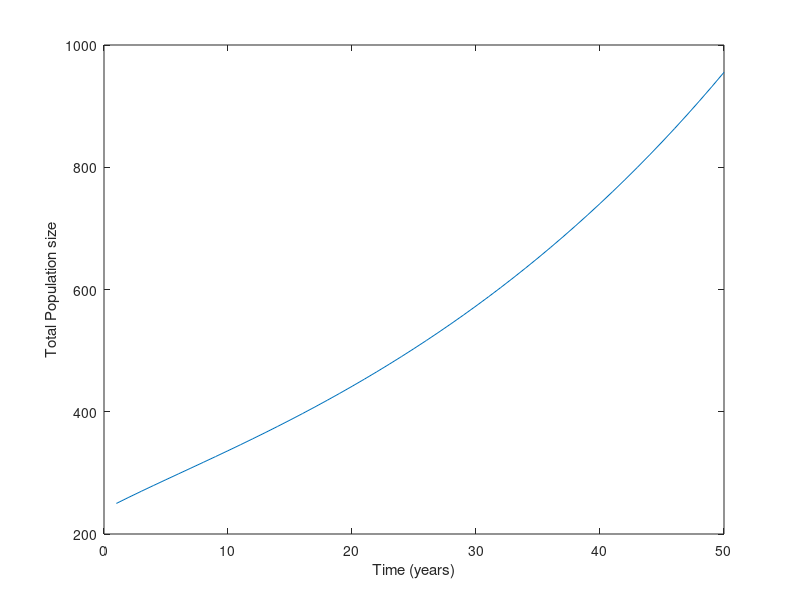
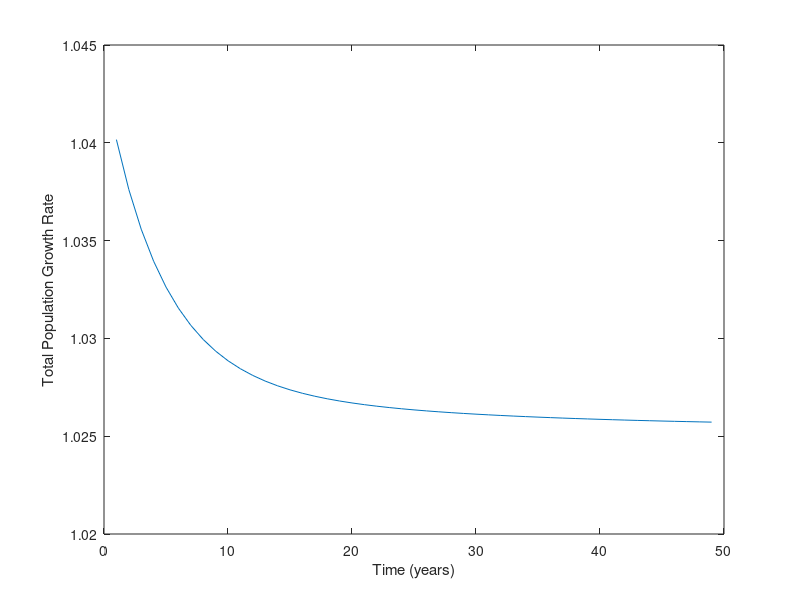
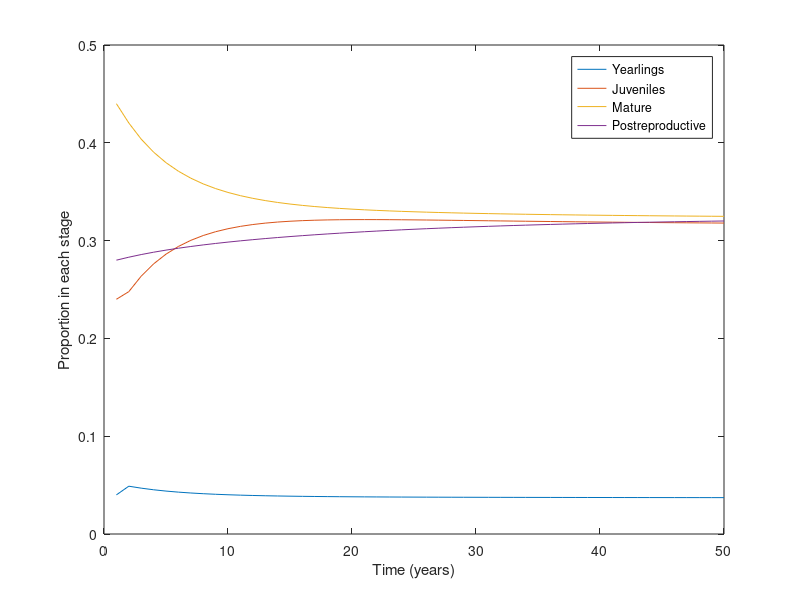

MATLAB code for these plots, in order:
%%% Third Script for Exercise 2.13, Ellner & Guckenheimer
%%% Data from Brault and Caswell 1993 Ecology 74:1444
%%% for killer whales (Orcinus orca)


%%% Four age-stage classes
%%% Yearlings, Juveniles, Mature, Postreproductive

%%% Growth matrix

A=[0	0.0043	0.1132	0;
0.9775	0.9111	0	0;
0	0.0736	0.9534	0;
0	0	0.0452	0.9804];

%% Finish time (years)
T=50;

%% Create a data matrix to store output (numbers per class at time t)
%% rows are classes, columns will be time steps
n=zeros(4,T);

%% Initial condition
n(1,1)=10;n(2,1)=60;n(3,1)=110;n(4,1)=70;

%% Growth dynamics given by n(t=2)=A*n(t=1), n(t=3)=A*n(t=2), etc.
%% Use a loop command to ask the computer to repeat the 
%% matrix multiplication step (like dragging down to fill in columns in Excel).

for t=2:T;		%% repeat the action until time t=Finish time T
   n(:,t)=A*n(:,t-1);   
end

%% calculate total population size at each time-step
N=sum(n); 		%% Matlab sums columns of data matrices by default

figure(1);
plot(1:T,N);
xlabel('Time (years)');
ylabel('Total Population size')

figure(2);plot(1:T-1,N(2:T)./N(1:T-1));
xlabel('Time (years)');
ylabel('Total Population Growth Rate')

%% calculate the proportion of the population in each stage at each time step
%% (Divide each of the 4 rows of our data matrix n by total population size N)

for stage=1:4;
proportion(stage,:)=n(stage,:)./N;
end

figure(3);plot(1:T,proportion)
xlabel('Time (years)');
ylabel('Proportion in each stage')
legend('Yearlings','Juveniles','Mature','Postreproductive')


%%%%% Try 4 different initial conditions
%n(1,1)=250;n(2,1)=0;n(3,1)=0;n(4,1)=0;
%n(1,1)=0;n(2,1)=250;n(3,1)=0;n(4,1)=0;
%n(1,1)=0;n(2,1)=0;n(3,1)=250;n(4,1)=0;
%n(1,1)=0;n(2,1)=0;n(3,1)=0;n(4,1)=250;

